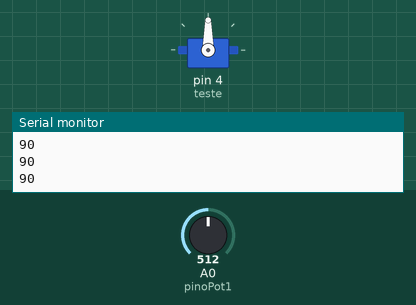
A sketch run on a simulated Arduino Uno, built with avr-gcc and run on an emulated ATmega328P. Shown: servo, the last lines printed to the serial monitor. The inputs (shaded band) are chosen by the test bench; at power-on: A0 (pinoPot1) = 512.

Above: at 1.2 s.
1.3 s: A0 (pinoPot1) set to 716
At 1.7 s:
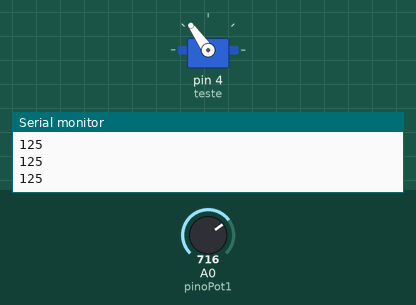
2.8 s: A0 (pinoPot1) set to 900
At 3.2 s:
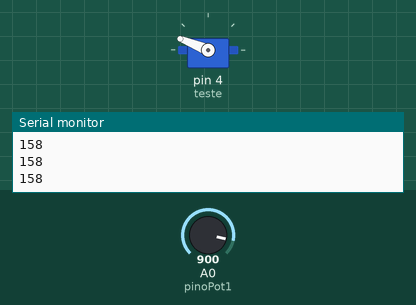
4.3 s: A0 (pinoPot1) set to 1023
At 5.3 s:
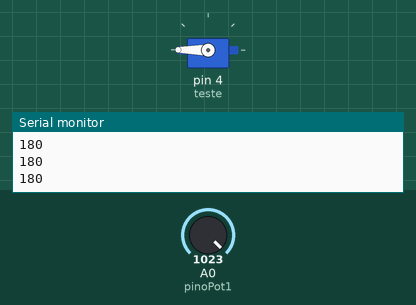
5.8 s: A0 (pinoPot1) set to 306
At 6.2 s:
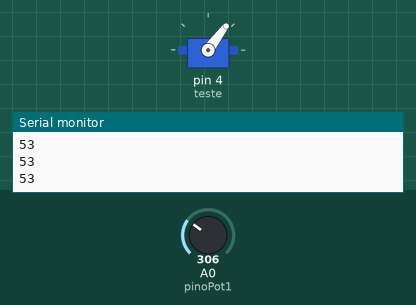
7.3 s: A0 (pinoPot1) set to 122
At 7.6 s:
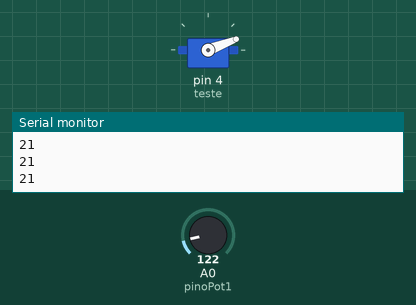
8.8 s: A0 (pinoPot1) set to 0
At 10.1 s:
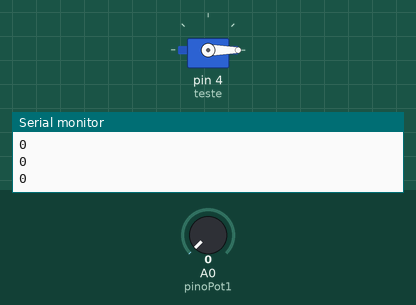
Timing chart, 0 to 11.3 s (numbered marks = the images above; inputs shaded):
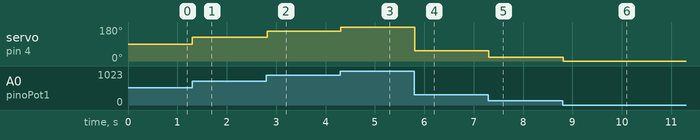

Measured:
- after the input at 1.3 s, servo on pin 4 (teste): 90° → 125° at once
- after the input at 2.8 s, servo on pin 4 (teste): 125° → 158° at once
- after the input at 4.3 s, servo on pin 4 (teste): 158° → 180° at once
- after the input at 5.8 s, servo on pin 4 (teste): 180° → 53° at once
- after the input at 7.3 s, servo on pin 4 (teste): 53° → 21° at once
- after the input at 8.8 s, servo on pin 4 (teste): 21° → 0° at once

The sketch:

Teste_Servo_Potenciometro.ino
```cpp
#include <Servo.h>
#define pinoPot1 A0
Servo teste;
int val1;

void setup() {
  Serial.begin(9600);
  teste.attach(4);
}

void loop() {
  val1 = analogRead(pinoPot1);
  val1 = map(val1, 0, 1023, 0, 180);
  Serial.println(val1);
  teste.write(val1);
  delay(15);
}
```
